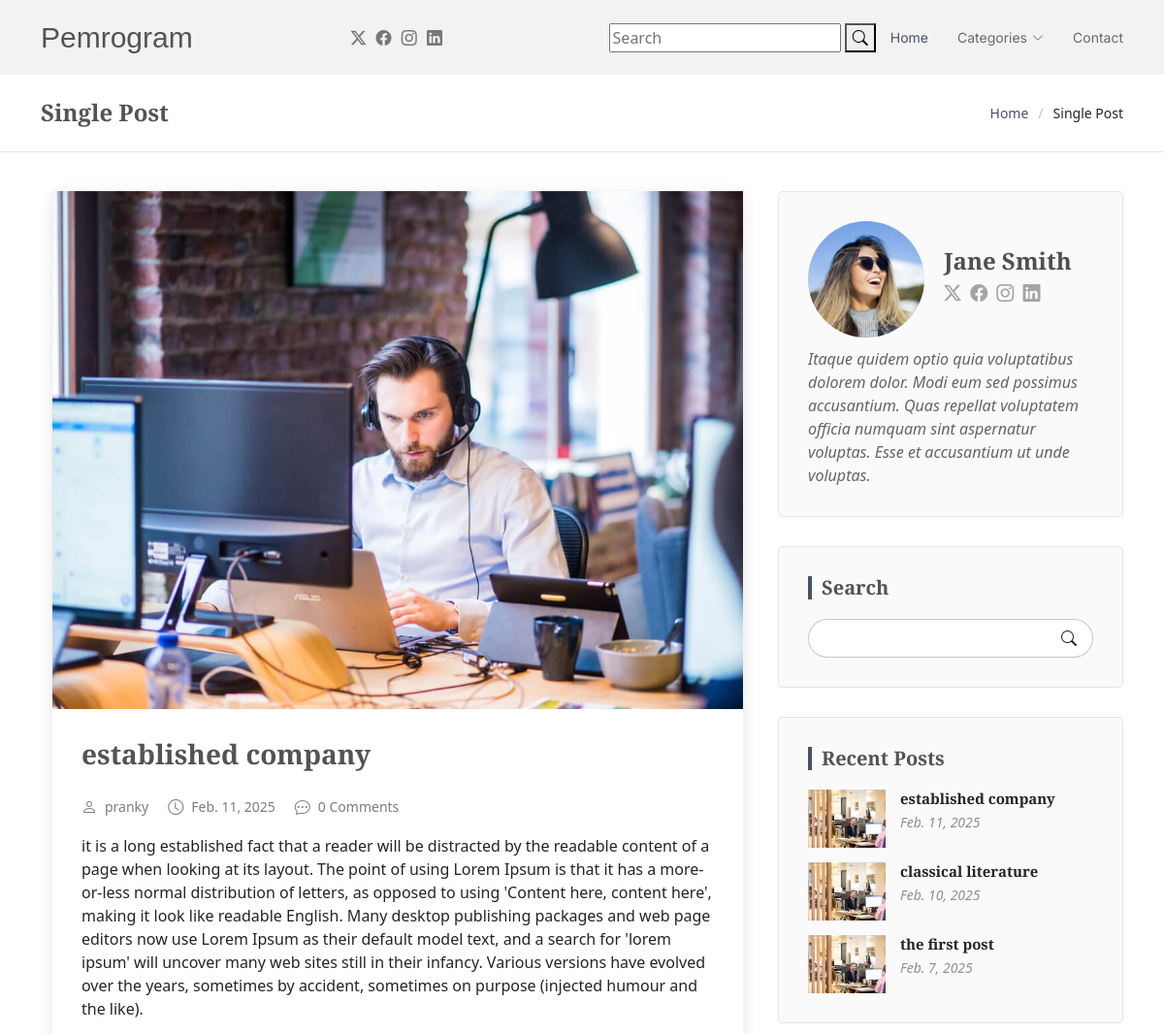
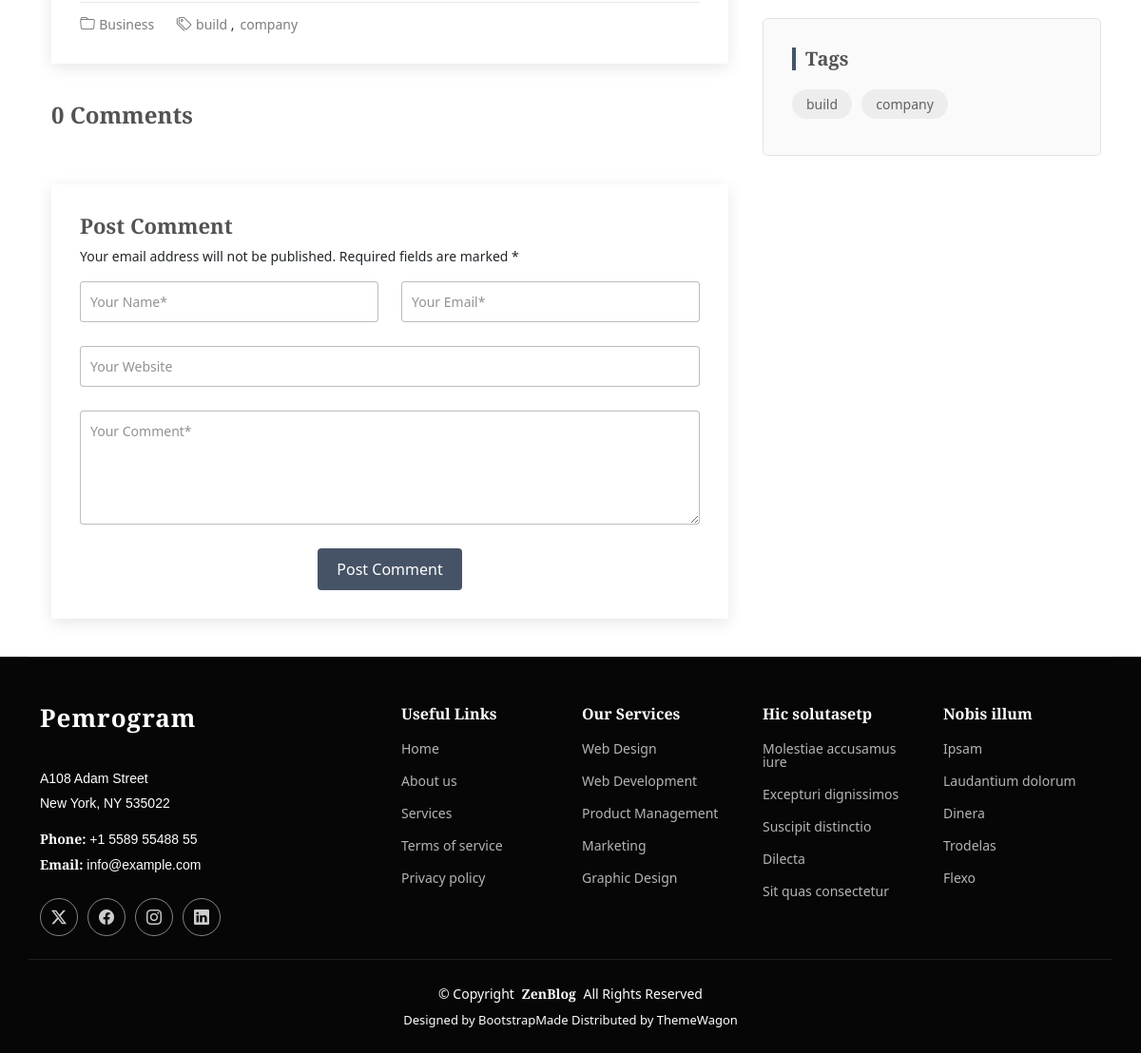
Page /post/established-company/ on the committed database (2 pictures, top to bottom).
### blog/models.py (models this page shows, shortened)
class Post(models.Model):
    title = models.CharField(max_length=200)
    slug = models.SlugField(max_length=200, unique=True, blank=True)
    content = models.TextField()
    tags = TaggableManager(blank=True)
    author = models.CharField(max_length=100)
    created_at = models.DateTimeField(auto_now_add=True)
    updated_at = models.DateTimeField(auto_now=True)
    is_featured = models.BooleanField(default=False)
    category = models.ForeignKey(Category, on_delete=models.CASCADE, related_name='posts', blank=True, null=True)

class Category(models.Model):
    name = models.CharField(max_length=100)
    slug = models.SlugField(max_length=100, unique=True, blank=True)
    description = models.TextField()
    class Meta:
        verbose_name_plural = 'categories'
    def __str__(self):
        return self.name

### blog/views.py (the view)
# urls.py: path('post/<post_slug>/', views.post_detail, name='post_detail'),
def post_detail(request, post_slug):
    post = Post.objects.get(slug=post_slug)
    recent_posts = Post.objects.all().order_by('-created_at')[:3]
    comments = Comment.objects.filter(post=post, parent=None).order_by('-created_at')
    categories = Category.objects.all()
    comment_count = Comment.objects.filter(post=post).count()
    context = {
        'post': post,
        'comments': comments,
        'categories': categories,
        'comment_count': comment_count,
        'recent_posts': recent_posts,
    }
    return render(request, 'single-post.html', context)

### templates/single-post.html (shortened to what this page needs)
{% extends "base.html" %}
{% load static %}
{% block content %}
  <main class="main">
    <div class="page-title">
      <div class="container d-lg-flex justify-content-between align-items-center">
        <h1 class="mb-2 mb-lg-0">Single Post</h1>
        <nav class="breadcrumbs">
          <ol>
            <li><a href="index.html">Home</a></li>
            <li class="current">Single Post</li>
          </ol>
        </nav>
      </div>
    </div>
    <div class="container">
      <div class="row">
        <div class="col-lg-8">
          <section id="blog-details" class="blog-details section">
            <div class="container">
              <article class="article">
                <div class="post-img">
                  <img src="assets/img/blog/blog-1.jpg" alt="" class="img-fluid">
                </div>
                <h2 class="title">{{post.title}}</h2>
                <div class="meta-top">
                  <ul>
                    <li class="d-flex align-items-center"><i class="bi bi-person"></i> <a href="blog-details.html">{{post.author}}</a></li>
                    <li class="d-flex align-items-center"><i class="bi bi-clock"></i> <a href="blog-details.html"><time datetime="2020-01-01">{{post.created_at | date}}</time></a></li>
                    <li class="d-flex align-items-center"><i class="bi bi-chat-dots"></i> <a href="blog-details.html">{{comment_count}} Comment{{comment_count | pluralize}}</a></li>
                  </ul>
                </div>
                <div class="content">
                  <p>
                    {{post.content}}
                  </p>
                </div>
                <div class="meta-bottom">
                  <i class="bi bi-folder"></i>
                  <ul class="cats">
                    <li><a href="#">{{post.category}}</a></li>
                  </ul>
                  <i class="bi bi-tags"></i>
                  <ul class="tags">
                    {% if post.tags.all %}
                    {% for tag in  post.tags.all %}
                    <li><a href="#">{{tag.name}}</a></li>
                    {% endfor %}
                    {% else %}
                    <li><a href="#">No tags</a></li>
                    {% endif %}
                  </ul>
                </div>
              </article>
            </div>
          </section>
          <section id="blog-comments" class="blog-comments section">
            <div class="container">
              <h4 class="comments-count">{{comment_count}} Comment{{comment_count | pluralize}}</h4>
            </div>
          </section>
          <section id="comment-form" class="comment-form section">
            <div class="container">
              <form action="">
                <h4>Post Comment</h4>
                <p>Your email address will not be published. Required fields are marked * </p>
                <div class="row">
                  <div class="col-md-6 form-group">
                    <input name="name" type="text" class="form-control" placeholder="Your Name*">
                  </div>
                  <div class="col-md-6 form-group">
                    <input name="email" type="text" class="form-control" placeholder="Your Email*">
                  </div>
                </div>
                <div class="row">
                  <div class="col form-group">
                    <input name="website" type="text" class="form-control" placeholder="Your Website">
                  </div>
                </div>
                <div class="row">
                  <div class="col form-group">
                    <textarea name="comment" class="form-control" placeholder="Your Comment*"></textarea>
                  </div>
                </div>
                <div class="text-center">
                  <button type="submit" class="btn btn-primary">Post Comment</button>
                </div>
              </form>
            </div>
          </section>
        </div>
        <div class="col-lg-4 sidebar">
          <div class="widgets-container">
            <div class="blog-author-widget widget-item">
              <div class="d-flex flex-column align-items-center">
                <div class="d-flex align-items-center w-100">
                  <img src="assets/img/blog/blog-author.jpg" class="rounded-circle flex-shrink-0" alt="">
                  <div>
                    <h4>Jane Smith</h4>
                    <div class="social-links">
                      <a href="https://x.com/#"><i class="bi bi-twitter-x"></i></a>
                      <a href="https://facebook.com/#"><i class="bi bi-facebook"></i></a>
                      <a href="https://instagram.com/#"><i class="biu bi-instagram"></i></a>
                      <a href="https://instagram.com/#"><i class="biu bi-linkedin"></i></a>
                    </div>
                  </div>
                </div>
                <p>
                  Itaque quidem optio quia voluptatibus dolorem dolor. Modi eum sed possimus accusantium. Quas repellat voluptatem officia numquam sint aspernatur voluptas. Esse et accusantium ut unde voluptas.
                </p>
              </div>
            </div>
            <div class="search-widget widget-item">
              <h3 class="widget-title">Search</h3>
              <form action="">
                <input type="text">
                <button type="submit" title="Search"><i class="bi bi-search"></i></button>
              </form>
            </div>
            <div class="recent-posts-widget widget-item">
              <h3 class="widget-title">Recent Posts</h3>
              {% for recent in recent_posts %}
              <div class="post-item">
                <img src=" {% static "assets/img/blog/blog-recent-1.jpg" %} " alt="" class="flex-shrink-0">
                <div>
                  <h4><a href=" {% url "post_detail" recent.slug %} ">{{recent.title | truncatechars:20}}</a></h4>
                  <time datetime="2020-01-01">{{recent.created_at | date}}</time>
                </div>
              </div>
              {% endfor %}
            </div>
            <div class="tags-widget widget-item">
              <h3 class="widget-title">Tags</h3>
              <ul>
                {% for tag in post.tags.all %}
                <li><a href="#">{{tag.name}}</a></li>
                {% endfor %}
              </ul>
            </div>
          </div>
        </div>
      </div>
    </div>
  </main>
{% endblock content %}

### rows in the picture
Post: title "established company", author "pranky", created_at "Feb. 11, 2025", content "it is a long established fact that a reader will be distracted by the readable content of a page when looking at its layout. The point of using Lorem Ipsum is that it has a more-or-less normal distribution of letters, as opposed to using 'Content here, content here', making it look like readable English. Many desktop publishing packages and web page editors now use Lorem Ipsum as their default model text, and a search for 'lorem ipsum' will uncover many web sites still in their infancy. Various versions have evolved over the years, sometimes by accident, sometimes on purpose (injected humour and the like).", category "Business"
Tag: name "build"
Tag: name "company"
Post: title "classical literature", created_at "Feb. 10, 2025"
Post: title "the first post", created_at "Feb. 7, 2025"

### other values in the picture
{{ comment_count }} "0"
{{ comment_count | pluralize }} "s"
